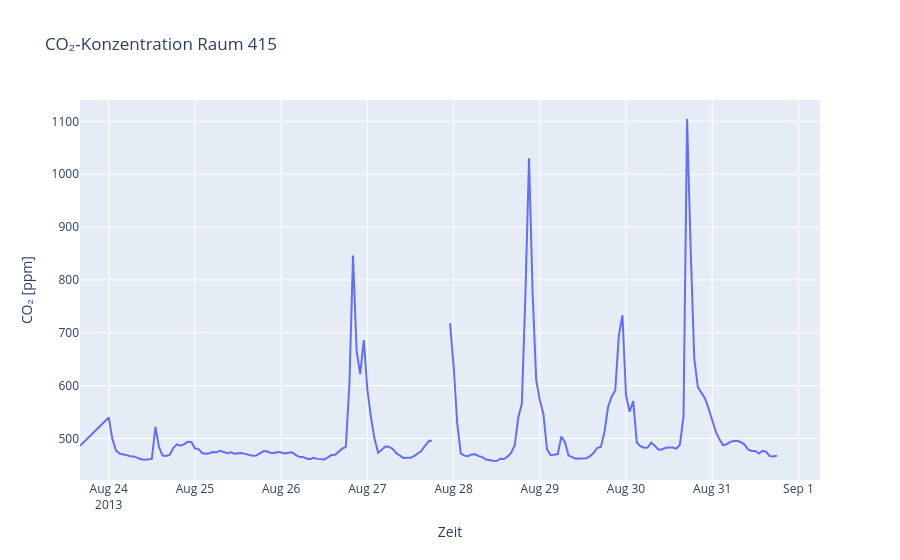

The notebook cell saved with this chart:
### Markdown cell above
### Aufgabe 1
Filtere den Datensatz auf Raum 415 und visualisiere die Messreihe `co2` mit Plotly. Beschreibe danach die wichtigsten Muster oder Auffälligkeiten.

### Code cell
df_415 = df[df["room_id"] == 415].copy()
df_415 = df_415.sort_index()
df_415["co2"] = df_415["co2"].mask(df_415["co2"] == -1)

fig = go.Figure()
fig.add_trace(go.Scatter(
    x=df_415.index,
    y=df_415["co2"],
    mode="lines",
    name="CO₂ Raum 415"
))
fig.update_layout(
    title="CO₂-Konzentration Raum 415",
    xaxis_title="Zeit",
    yaxis_title="CO₂ [ppm]"
)
fig.show()

### Figure 1 — Plotly figure (JSON) as saved in the notebook; plotly's stock layout.template omitted (floating-point values rounded to 4 significant figures; data arrays with more than 128 entries replaced by an {"elided": "..."} marker saying what was removed)
{"data": [{"mode": "lines", "name": "CO₂ Raum 415", "x": {"elided": "202 str values"}, "y": {"elided": "202 float values"}, "type": "scatter"}], "layout": {"title": {"text": "CO₂-Konzentration Raum 415"}, "xaxis": {"title": {"text": "Zeit"}}, "yaxis": {"title": {"text": "CO₂ [ppm]"}}}}
